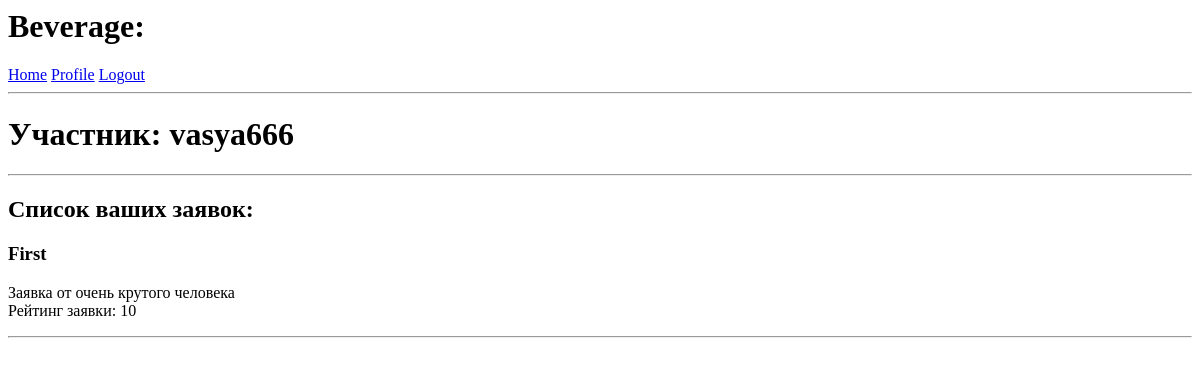
The app's page /profile/vasya666 (signed in), older data.
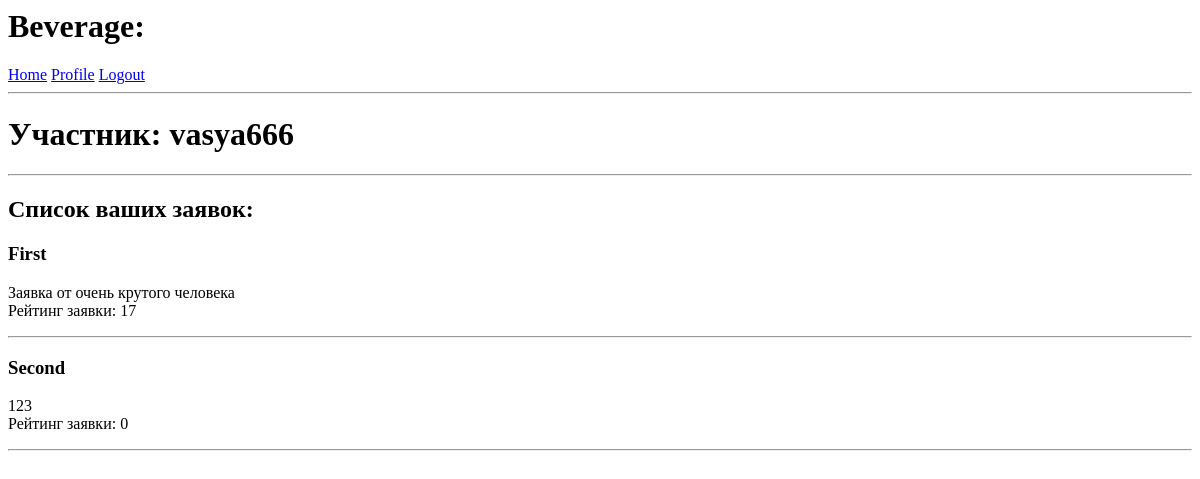
The same page, newer data.
### app/models.py (models this page shows, shortened)
class Application(db.Model):
    id = db.Column(db.Integer, primary_key=True)
    description = db.Column(db.String(256)) # Описание соревнования
    rating = db.Column(db.Integer, default = 0) # Выставленные баллы за заявку
    participant_id = db.Column(db.Integer, db.ForeignKey('participant.id'))
    competition_id = db.Column(db.Integer, db.ForeignKey('competition.id'))

class Competition(db.Model):
    id = db.Column(db.Integer, primary_key=True)
    name = db.Column(db.String(64), index=True) # Имя
    description = db.Column(db.String(256)) # Описание соревнования
    city = db.Column(db.String(64),index=True) # Город
    applications = db.relationship('Application', backref='competition', lazy='dynamic')
    start_date = db.Column(db.DateTime, index = True)
    end_date = db.Column(db.DateTime, index = True)

### app/routes.py (the view)
@app.route('/profile/<username>')
@login_required
def profile(username):
    user = Participant.query.filter_by(username=username).first_or_404()
    applications = Application.query.filter_by(participant_id=user.id)
    return render_template('profile.html', user=user, applications = applications)

### app/models.py (called while the page is built)
@login.user_loader
def load_user(id):
    return Participant.query.get(int(id))

### app/templates/profile.html
{% extends "base.html" %}
{% block content %}
    <h1>Участник: {{ user.username }}</h1>
    <hr>
    <h2>Список ваших заявок:</h2>
    {% for application in applications %}
    <div>
            <p>
                <h3>{{ application.competition.name }}</h3>
                {{ application.description }} <br>
                Рейтинг заявки: {{application.rating}}
            </p>
            <hr>
    </div>
    {% endfor %}
{% endblock %}

Row changes from the older to the newer data that the page shows:
changed Application "Заявка от очень крутого человека": rating "10" → "17"
added Application: competition.name "Second", description "123", rating "0"
